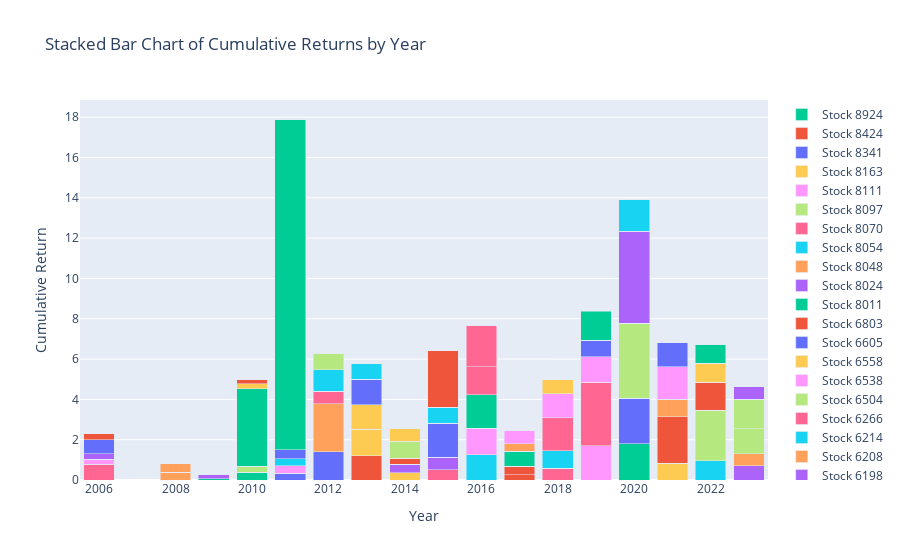

Notebook code cell kept with this figure:
### Code cell
report_M.display_topN_cum_return_yearly()
